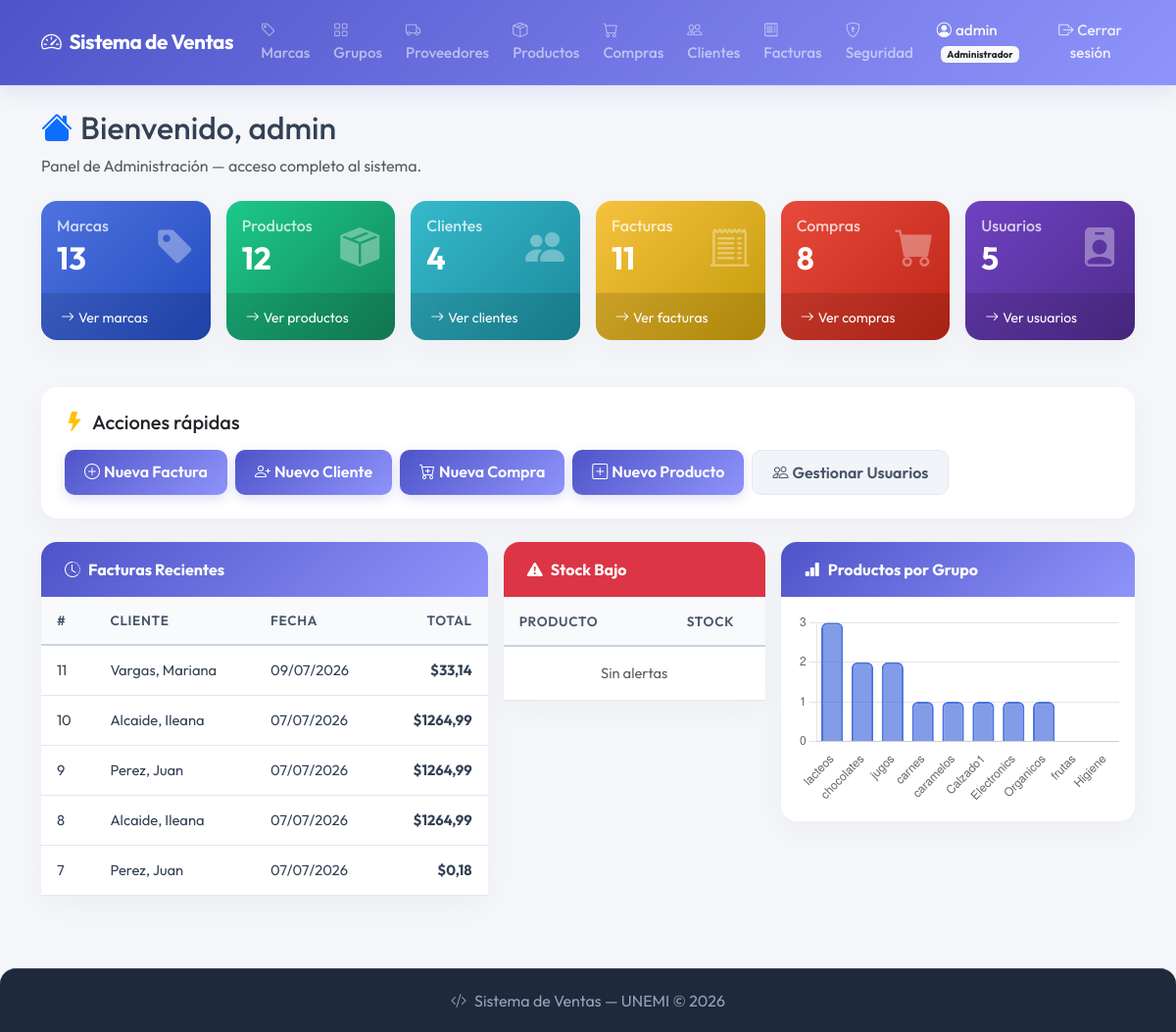
The app's page / (signed in) with its own data.
### billing/models.py (models this page shows, shortened)
class Invoice(models.Model):
    customer = models.ForeignKey(Customer, on_delete=models.PROTECT, related_name='invoices', verbose_name='Cliente')
    invoice_date = models.DateTimeField(auto_now_add=True, verbose_name='Fecha')
    subtotal = models.DecimalField(max_digits=12, decimal_places=2, default=0, verbose_name='Subtotal')
    tax = models.DecimalField(max_digits=12, decimal_places=2, default=0, verbose_name='IVA')
    total = models.DecimalField(max_digits=12, decimal_places=2, default=0, verbose_name='Total')
    is_active = models.BooleanField(default=True, verbose_name='Activo')
    class Meta:
        verbose_name = 'Factura'
        verbose_name_plural = 'Facturas'
        ordering = ['-invoice_date']

class Customer(models.Model):
    dni = models.CharField(max_length=13, unique=True, verbose_name='Cédula / RUC', validators=[validate_cedula_ec])
    first_name = models.CharField(max_length=100, verbose_name='Nombres')
    last_name = models.CharField(max_length=100, verbose_name='Apellidos')
    email = models.EmailField(blank=True, null=True, verbose_name='Correo electrónico')
    phone = models.CharField(max_length=20, blank=True, null=True, verbose_name='Teléfono')
    address = models.TextField(blank=True, null=True, verbose_name='Dirección')
    is_active = models.BooleanField(default=True, verbose_name='Activo')
    created_at = models.DateTimeField(auto_now_add=True)
    updated_at = models.DateTimeField(auto_now=True)
    class Meta:
        verbose_name = 'Cliente'
        verbose_name_plural = 'Clientes'
        ordering = ['last_name', 'first_name']
    def __str__(self): return f'{self.last_name}, {self.first_name}'

### home/views.py (the view)
# urls.py: path('', views.home, name='home'),
@login_required
def home(request):
    context = get_context(request)
    user = request.user
    if user.is_superuser or user.groups.filter(name='Administrador').exists():
        template = 'home/home_admin.html'
    elif user.groups.filter(name='Vendedor').exists():
        template = 'home/home_vendedor.html'
    elif user.groups.filter(name='Analista de Compras').exists():
        template = 'home/home_compras.html'
    else:
        template = 'home/home_admin.html'
    return render(request, template, context)

### home/templates/home/home_admin.html (shortened to what this page needs)
{% extends 'home/base.html' %}
{% block content %}
<div class="mb-4">
  <h2><i class="bi bi-house-fill me-2 text-primary"></i>Bienvenido, {{ user.username }}</h2>
  <p class="text-muted">Panel de Administración — acceso completo al sistema.</p>
</div>
<div class="row g-3 mb-4">
  <div class="col-md-2">
    <div class="card card-stat shadow" style="background:linear-gradient(135deg,#4e73df,#224abe);">
      <div class="card-body d-flex justify-content-between align-items-center p-3">
        <div><h6 class="mb-1 opacity-75">Marcas</h6><h2 class="fw-bold mb-0">{{ total_brands }}</h2></div>
        <i class="bi bi-tag-fill icono-grande"></i>
      </div>
      <div class="card-footer"><a href="{% url 'billing:brand_list' %}" class="text-white text-decoration-none small"><i class="bi bi-arrow-right me-1"></i>Ver marcas</a></div>
    </div>
  </div>
  <div class="col-md-2">
    <div class="card card-stat shadow" style="background:linear-gradient(135deg,#1cc88a,#13855c);">
      <div class="card-body d-flex justify-content-between align-items-center p-3">
        <div><h6 class="mb-1 opacity-75">Productos</h6><h2 class="fw-bold mb-0">{{ total_products }}</h2></div>
        <i class="bi bi-box-seam-fill icono-grande"></i>
      </div>
      <div class="card-footer"><a href="{% url 'billing:product_list' %}" class="text-white text-decoration-none small"><i class="bi bi-arrow-right me-1"></i>Ver productos</a></div>
    </div>
  </div>
  <div class="col-md-2">
    <div class="card card-stat shadow" style="background:linear-gradient(135deg,#36b9cc,#1a8a9a);">
      <div class="card-body d-flex justify-content-between align-items-center p-3">
        <div><h6 class="mb-1 opacity-75">Clientes</h6><h2 class="fw-bold mb-0">{{ total_customers }}</h2></div>
        <i class="bi bi-people-fill icono-grande"></i>
      </div>
      <div class="card-footer"><a href="{% url 'billing:customer_list' %}" class="text-white text-decoration-none small"><i class="bi bi-arrow-right me-1"></i>Ver clientes</a></div>
    </div>
  </div>
  <div class="col-md-2">
    <div class="card card-stat shadow" style="background:linear-gradient(135deg,#f6c23e,#c49a0a);">
      <div class="card-body d-flex justify-content-between align-items-center p-3">
        <div><h6 class="mb-1 opacity-75">Facturas</h6><h2 class="fw-bold mb-0">{{ total_invoices }}</h2></div>
        <i class="bi bi-receipt-cutoff icono-grande"></i>
      </div>
      <div class="card-footer"><a href="{% url 'billing:invoice_list' %}" class="text-white text-decoration-none small"><i class="bi bi-arrow-right me-1"></i>Ver facturas</a></div>
    </div>
  </div>
  <div class="col-md-2">
    <div class="card card-stat shadow" style="background:linear-gradient(135deg,#e74a3b,#be2617);">
      <div class="card-body d-flex justify-content-between align-items-center p-3">
        <div><h6 class="mb-1 opacity-75">Compras</h6><h2 class="fw-bold mb-0">{{ total_purchases }}</h2></div>
        <i class="bi bi-cart-fill icono-grande"></i>
      </div>
      <div class="card-footer"><a href="{% url 'purchasing:purchase_list' %}" class="text-white text-decoration-none small"><i class="bi bi-arrow-right me-1"></i>Ver compras</a></div>
    </div>
  </div>
  <div class="col-md-2">
    <div class="card card-stat shadow" style="background:linear-gradient(135deg,#6f42c1,#4e2b8c);">
      <div class="card-body d-flex justify-content-between align-items-center p-3">
        <div><h6 class="mb-1 opacity-75">Usuarios</h6><h2 class="fw-bold mb-0">{{ total_users }}</h2></div>
        <i class="bi bi-person-badge-fill icono-grande"></i>
      </div>
      <div class="card-footer"><a href="{% url 'security:user_list' %}" class="text-white text-decoration-none small"><i class="bi bi-arrow-right me-1"></i>Ver usuarios</a></div>
    </div>
  </div>
</div>
<div class="card shadow border-0 mb-4">
  <div class="card-body p-4">
    <h5 class="mb-3"><i class="bi bi-lightning-fill text-warning me-2"></i>Acciones rápidas</h5>
    <div class="d-flex gap-2 flex-wrap">
      <a href="{% url 'billing:invoice_create' %}" class="btn btn-warning"><i class="bi bi-plus-circle me-1"></i>Nueva Factura</a>
      <a href="{% url 'billing:customer_create' %}" class="btn btn-info text-white"><i class="bi bi-person-plus me-1"></i>Nuevo Cliente</a>
      <a href="{% url 'purchasing:purchase_create' %}" class="btn btn-success"><i class="bi bi-cart-plus me-1"></i>Nueva Compra</a>
      <a href="{% url 'billing:product_create' %}" class="btn btn-primary"><i class="bi bi-plus-square me-1"></i>Nuevo Producto</a>
      <a href="{% url 'security:user_list' %}" class="btn btn-secondary"><i class="bi bi-people me-1"></i>Gestionar Usuarios</a>
    </div>
  </div>
</div>
<div class="row g-3">
  <div class="col-md-5">
    <div class="card shadow border-0">
      <div class="card-header bg-dark text-white fw-bold"><i class="bi bi-clock-history me-2"></i>Facturas Recientes</div>
      <div class="card-body p-0">
        <table class="table table-hover mb-0">
          <thead class="table-light"><tr><th>#</th><th>Cliente</th><th>Fecha</th><th class="text-end">Total</th></tr></thead>
          <tbody>
            {% for inv in recent_invoices %}
            <tr>
              <td>{{ inv.id }}</td>
              <td>{{ inv.customer }}</td>
              <td>{{ inv.invoice_date|date:"d/m/Y" }}</td>
              <td class="text-end fw-bold">${{ inv.total }}</td>
            </tr>
            {% empty %}
            <tr><td colspan="4" class="text-center text-muted py-3">Sin facturas</td></tr>
            {% endfor %}
          </tbody>
        </table>
      </div>
    </div>
  </div>
  <div class="col-md-3">
    <div class="card shadow border-0">
      <div class="card-header bg-danger text-white fw-bold"><i class="bi bi-exclamation-triangle-fill me-2"></i>Stock Bajo</div>
      <div class="card-body p-0">
        <table class="table table-hover mb-0">
          <thead class="table-light"><tr><th>Producto</th><th class="text-center">Stock</th></tr></thead>
          <tbody>
            {% for p in low_stock %}
            <tr>
              <td>{{ p.name }}</td>
              <td class="text-center">
                <span class="badge {% if p.stock == 0 %}bg-danger{% else %}bg-warning text-dark{% endif %}">{{ p.stock }}</span>
              </td>
            </tr>
            {% empty %}
            <tr><td colspan="2" class="text-center text-muted py-3">Sin alertas</td></tr>
            {% endfor %}
          </tbody>
        </table>
      </div>
    </div>
  </div>
  <div class="col-md-4">
    <div class="card shadow border-0">
      <div class="card-header bg-primary text-white fw-bold"><i class="bi bi-bar-chart-fill me-2"></i>Productos por Grupo</div>
      <div class="card-body"><canvas id="chartGrupos" height="180"></canvas></div>
    </div>
  </div>
</div>
{% endblock %}
{% block extra_js %}
<script>
new Chart(document.getElementById('chartGrupos').getContext('2d'), {
  type: 'bar',
  data: {
    labels: {{ labels|safe }},
    datasets: [{ label: 'Productos', data: {{ data|safe }}, backgroundColor: 'rgba(78,115,223,0.7)', borderColor: 'rgba(78,115,223,1)', borderWidth: 2, borderRadius: 6 }]
  },
  options: { responsive: true, plugins: { legend: { display: false } }, scales: { y: { beginAtZero: true, ticks: { stepSize: 1 } }, x: { grid: { display: false } } } }
});
</script>
{% endblock %}

### home/templates/home/base.html (shortened to what this page needs)
{% load static %}
{% load security_tags %}
<!DOCTYPE html>
<html lang="es">
<head>
  <link href="https://cdn.jsdelivr.net/npm/bootstrap@5.3.0/dist/css/bootstrap.min.css" rel="stylesheet">
  <link href="https://cdn.jsdelivr.net/npm/bootstrap-icons@1.11.0/font/bootstrap-icons.css" rel="stylesheet">
  <link rel="stylesheet" href="{% static 'home/css/base.css' %}">
</head>
<body>
<nav class="navbar navbar-expand-lg navbar-dark">
  <div class="container">
    <a class="navbar-brand fw-bold" href="{% url 'home' %}">
      <i class="bi bi-speedometer2 me-2"></i>Sistema de Ventas
    </a>
    <div class="collapse navbar-collapse" id="navbarNav">
      <ul class="navbar-nav me-auto">
        {% if user.is_authenticated %}
          {% if user|has_group:'Analista de Compras' or user|has_group:'Administrador' %}
          <li class="nav-item"><a class="nav-link" href="{% url 'billing:brand_list' %}"><i class="bi bi-tag me-1"></i>Marcas</a></li>
          <li class="nav-item"><a class="nav-link" href="{% url 'billing:productgroup_list' %}"><i class="bi bi-grid me-1"></i>Grupos</a></li>
          <li class="nav-item"><a class="nav-link" href="{% url 'billing:supplier_list' %}"><i class="bi bi-truck me-1"></i>Proveedores</a></li>
          <li class="nav-item"><a class="nav-link" href="{% url 'billing:product_list' %}"><i class="bi bi-box-seam me-1"></i>Productos</a></li>
          <li class="nav-item"><a class="nav-link" href="{% url 'purchasing:purchase_list' %}"><i class="bi bi-cart me-1"></i>Compras</a></li>
          {% endif %}
          {% if user|has_group:'Vendedor' or user|has_group:'Administrador' %}
          <li class="nav-item"><a class="nav-link" href="{% url 'billing:customer_list' %}"><i class="bi bi-people me-1"></i>Clientes</a></li>
          <li class="nav-item"><a class="nav-link" href="{% url 'billing:invoice_list' %}"><i class="bi bi-receipt me-1"></i>Facturas</a></li>
          {% endif %}
          {% if user|has_group:'Administrador' %}
          <li class="nav-item">
            <a class="nav-link" href="{% url 'security:dashboard' %}">
              <i class="bi bi-shield-lock me-1"></i>Seguridad
            </a>
          </li>
          {% endif %}
        {% endif %}
      </ul>
      <ul class="navbar-nav align-items-center">
        {% if user.is_authenticated %}
        <li class="nav-item">
          <span class="nav-link text-light me-2">
            <i class="bi bi-person-circle me-1"></i>{{ user.username }}
            {% for g in user.groups.all %}
              <span class="badge bg-light text-dark ms-1" style="font-size:10px;">{{ g.name }}</span>
            {% endfor %}
          </span>
        </li>
        <li class="nav-item">
          <form method="post" action="{% url 'logout' %}" class="d-inline">
            <button type="submit" class="nav-link btn btn-link p-0" style="color:rgba(255,255,255,.85); text-decoration: none;">
              <i class="bi bi-box-arrow-right me-1"></i>Cerrar sesión
            </button>
          </form>
        </li>
        {% endif %}
      </ul>
    </div>
  </div>
</nav>
<div class="container mt-4">
  {% block content %}{% endblock %}
</div>
<footer>
  <p class="mb-0"><i class="bi bi-code-slash me-2"></i>Sistema de Ventas — UNEMI © 2026</p>
</footer>
{% block extra_js %}{% endblock %}
</body>
</html>

### records on screen
Invoice: id "11", customer "Vargas, Mariana", invoice_date "09/07/2026", total "33,14"
Invoice: id "10", customer "Alcaide, Ileana", invoice_date "07/07/2026", total "1264,99"
Invoice: id "9", customer "Perez, Juan", invoice_date "07/07/2026", total "1264,99"
Invoice: id "8", customer "Alcaide, Ileana", invoice_date "07/07/2026", total "1264,99"
Invoice: id "7", customer "Perez, Juan", invoice_date "07/07/2026", total "0,18"

### other values on screen
{{ user.username }} "admin"
{{ g.name }} "Administrador"
{{ total_brands }} "13"
{{ total_products }} "12"
{{ total_customers }} "4"
{{ total_invoices }} "11"
{{ total_purchases }} "8"
{{ total_users }} "5"
chart data {{ labels|safe }} ["lacteos", "chocolates", "jugos", "carnes", "caramelos", "Calzado1", "Electronics", "Organicos", "frutas", "Higiene"]
chart data {{ data|safe }} [3, 2, 2, 1, 1, 1, 1, 1, 0, 0]
